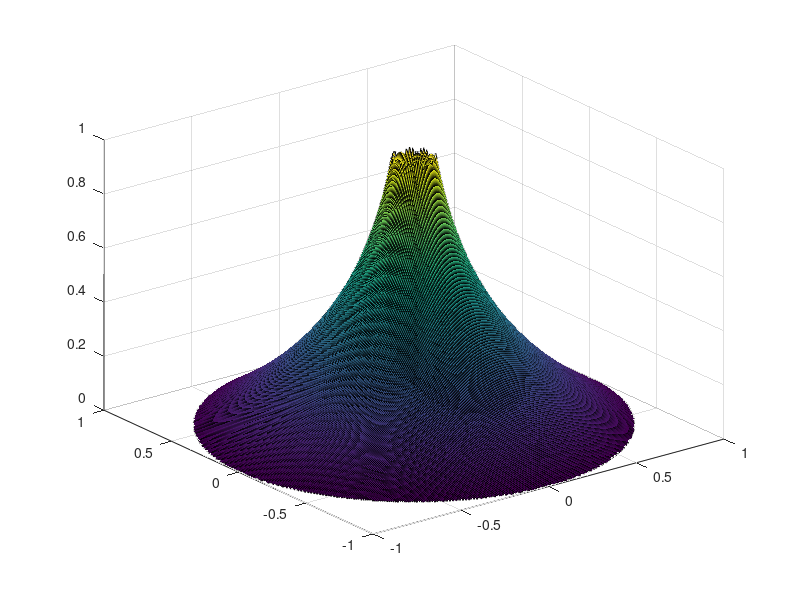

MATLAB code for this plot:
% analytisk lösning

epsilon = 1e-1;

u_exakt = @(r) log(r)./log(epsilon);

[x,y] = meshgrid(linspace(-1,1,300));
r = sqrt(x.^2 + y.^2);

u = u_exakt(r);
u(r < epsilon | r > 1) = NaN;  

surf(x,y,u)
